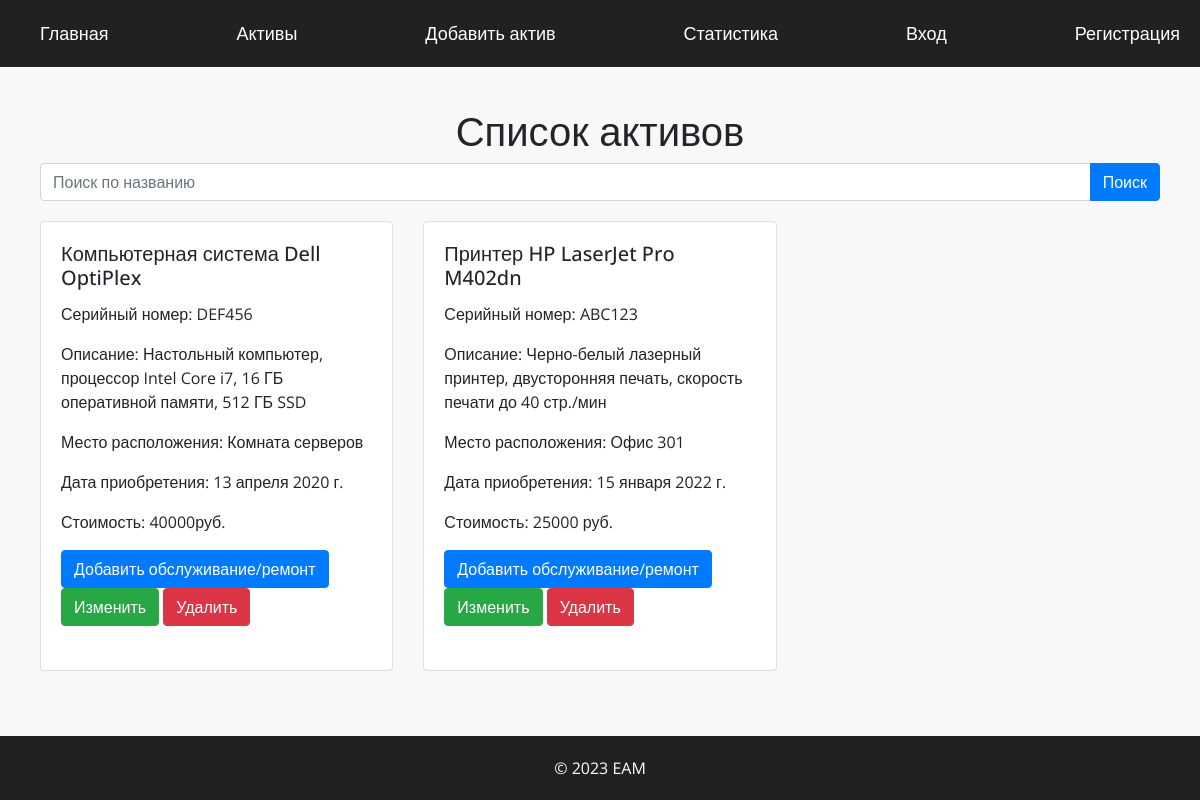
/assetlist/, run on the app's committed database.
### table/models.py (models this page shows)
class Asset(models.Model):
    asset_name = models.CharField(max_length=50, verbose_name='Название актива')
    asset_serial_number = models.CharField(max_length=50, verbose_name='Серийный номер')
    asset_description = models.TextField(verbose_name='Описание')
    location = models.CharField(max_length=50, verbose_name='Место расположения')
    date_purchased = models.DateField(verbose_name='Дата приобретения')
    cost = models.CharField(max_length=50, verbose_name='Стоимость актива', default='0 руб.')

### table/views.py (the view)
# urls.py: path('assetlist/',views.asset_list, name='asset_list'),
def asset_list(request):
    assets = Asset.objects.all()
    return render(request, 'asset_list.html', {'assets': assets})

### table/templates/asset_list.html (shortened to what this page needs)
{% extends 'base.html' %}
{% block content %}
  <div class="container">
    <h1 class="text-center">Список активов</h1>
    <div class="row">
      <div class="col-md-12">
        <form action="{% url 'search_result' %}" method="get" class="search-form">
          <div class="input-group">
            <input name="q" type="text" placeholder="Поиск по названию" class="form-control">
            <div class="input-group-append">
              <button type="submit" class="btn btn-primary">Поиск</button>
            </div>
          </div>
        </form>
      </div>
    </div>
    <div class="row">
      {% for asset in assets %}
        <div class="col-md-4">
          <div class="card mb-4">
            <div class="card-body">
              <h5 class="card-title">{{ asset.asset_name }}</h5>
              <p class="card-text">Серийный номер: {{ asset.asset_serial_number }}</p>
              <p class="card-text">Описание: {{ asset.asset_description }}</p>
              <p class="card-text">Место расположения: {{ asset.location }}</p>
              <p class="card-text">Дата приобретения: {{ asset.date_purchased }}</p>
              <p class="card-text">Стоимость: {{ asset.cost }}</p>
              <a href="{% url 'asset_detail' asset_id=asset.id %}" class="btn btn-primary">Добавить обслуживание/ремонт</a><br>
              <div style="display: inline;">
                <a href="{% url 'edit_asset' asset_id=asset.id %}" class="btn btn-success">Изменить</a>
                <form method="post" action="{% url 'asset_delete' asset_id=asset.id %}" style="display: inline;">
                  <button type="submit" onclick="return confirm('Вы действительно хотите удалить данный актив?')" class="btn btn-danger">Удалить</button>
                </form>
              </div>
            </div>
          </div>
        </div>
      {% empty %}
        <div class="col-md-12">
          <p>Активы не найдены.</p>
        </div>
      {% endfor %}
    </div>
  </div>
{% endblock %}

### table/templates/base.html (shortened to what this page needs)
<!DOCTYPE html>
<html lang="en">
<head>
    <link rel="stylesheet" href="https://cdnjs.cloudflare.com/ajax/libs/normalize/8.0.1/normalize.min.css">
    <link rel="stylesheet" href="https://maxcdn.bootstrapcdn.com/bootstrap/4.0.0/css/bootstrap.min.css">
</head>
<body>
<header>
    <div class="container">
        <nav>
            <ul>
                <li><a href="{% url 'home' %}">Главная</a></li>
                <li><a href="{% url 'asset_list' %}">Активы</a></li>
                <li><a href="{% url 'create_asset' %}">Добавить актив</a></li>
                <li><a href="{% url 'asset_statistics' %}">Статистика</a></li>
                {% if user.is_authenticated %}
                    <li><a href="{% url 'profile' %}">Профиль</a></li>
                    <li><a href="{% url 'logout' %}">Выход</a></li>
                {% else %}
                    <li><a href="{% url 'login' %}">Вход</a></li>
                    <li><a href="{% url 'signup' %}">Регистрация</a></li>
                {% endif %}
            </ul>
        </nav>
    </div>
</header>
<main>
    <div class="container">
        {% block content %}{% endblock %}
    </div>
</main>
<footer>
    &copy; 2023 EAM
</footer>
</body>
</html>

### table/templates/base.html (style rules this page uses)
body { font-family: 'Open Sans', sans-serif; background-color: #f8f8f8; }
header { background-color: #212121; padding: 20px 0; }
.container { max-width: 1200px; margin: 0 auto; padding: 0 20px; }
nav ul { list-style: none; margin: 0; padding: 0; display: flex; justify-content: space-between; }
nav ul li { margin-left: 20px; }
nav ul li a { color: #ffffff; text-decoration: none; font-size: 18px; }
main { margin-top: 40px; margin-bottom: 100px; }
footer { position: fixed; bottom: 0; left: 0; width: 100%; background-color: #212121; padding: 20px 0; color: #ffffff; text-align: center; }

### table/templates/asset_list.html (style rules this page uses)
.container { max-width: 1200px; margin: 0 auto; padding: 0 20px; }
.search-form { margin-bottom: 20px; }
.card { height: 100%; }

### data on the page
Asset: asset_name "Компьютерная система Dell OptiPlex", asset_serial_number "DEF456", asset_description "Настольный компьютер, процессор Intel Core i7, 16 ГБ оперативной памяти, 512 ГБ SSD", location "Комната серверов", date_purchased "13 апреля 2020 г.", cost "40000руб."
Asset: asset_name "Принтер HP LaserJet Pro M402dn", asset_serial_number "ABC123", asset_description "Черно-белый лазерный принтер, двусторонняя печать, скорость печати до 40 стр./мин", location "Офис 301", date_purchased "15 января 2022 г.", cost "25000 руб."
